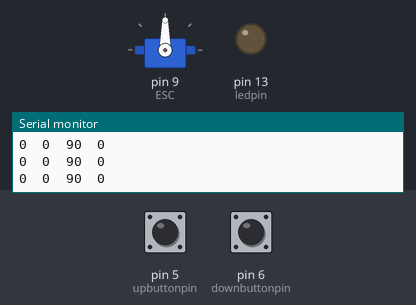
A sketch run on a simulated Arduino Uno, built with avr-gcc and run on an emulated ATmega328P. Shown: servo, output pins drawn as LEDs (lit = HIGH), the last lines printed to the serial monitor. The test bench sets the inputs (shaded band); at power-on: pin 5 (upbuttonpin) LOW, pin 6 (downbuttonpin) LOW.

Above: at 3.2 s.
3.3 s: pin 5 (upbuttonpin) pulled HIGH for 3.2 s
At 7.3 s:
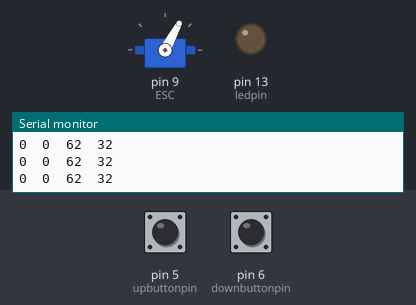
8.0 s: pin 5 (upbuttonpin) pulled HIGH for 1 s
At 8.28 s:
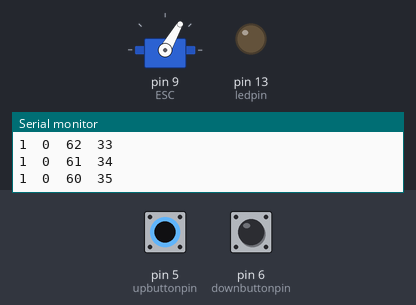
11.0 s: pin 5 (upbuttonpin) pulled HIGH for 3.2 s
At 14.7 s:
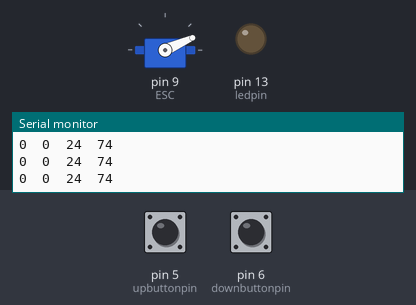
15.7 s: pin 6 (downbuttonpin) pulled HIGH for 3.2 s
At 18.18 s:
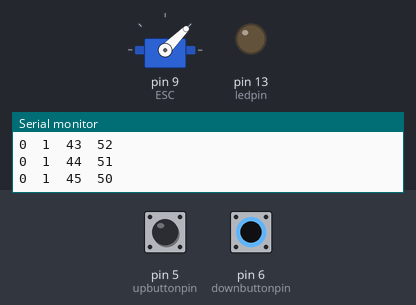
20.4 s: pin 6 (downbuttonpin) pulled HIGH for 1 s
At 22.7 s:
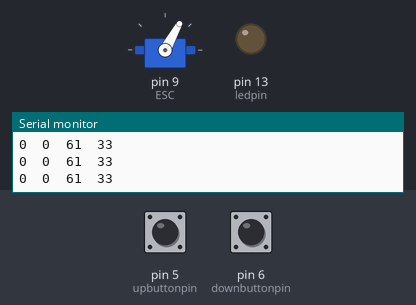
Timing chart, 0 to 24.2 s (numbered marks = the images above; inputs shaded):
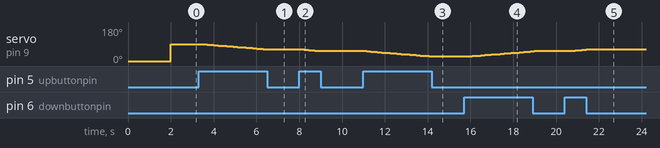

The sketch:

Motor_Control_SpeedControlOnly.ino
```cpp
#include <Wire.h>
#include <Servo.h>

Servo ESC;

const int escpin = 9;

const int upbuttonpin = 5;
const int downbuttonpin = 6;
const int ledpin = 13;

int power = 0;
int waterspeed = 0;

void servobyms(int ms){
  ESC.write(map(ms, 1, 2, 0, 180));
}

void initesc () {
  // (1) connect the esc ground -> by switching on, it turns on
  // give esc 1ms or 2ms which means maximum speed
  servobyms(1);
  delay(1000);
  //give esc neutral signal
  servobyms(1.5);
  delay(1000);
  //initial end
}


void setup() {
  ESC.attach(9);  // 서보를 9번 핀에 연결
  initesc();

  pinMode(upbuttonpin, INPUT);
  pinMode(downbuttonpin, INPUT);
  pinMode(ledpin, OUTPUT);


  Serial.begin(9600);
}

void loop() {
  bool up = digitalRead(upbuttonpin);
  bool down  = digitalRead(downbuttonpin);

  int angle = map(power, 0, 100, 90, 0);  // 0~1023 범위를 0~180 범위로 매핑

  digitalWrite(ledpin, LOW);
  if (up && power <= 100) power += 1;
  if (down && power >=0) power -=1;


  ESC.write(angle);  // 서보 각도 제어

  Serial.print(up);
  Serial.print("\t");
  Serial.print(down);
  Serial.print("\t");
  Serial.print(angle);
  Serial.print("\t");
  Serial.println(power);

  delay(100);  // 갱신 속도 제어를 위한 지연
}
```

Measured:
- after the input at 3.3 s, servo on pin 9 (ESC): moves from 90° to 62° over 3.0 s, starting after 0.21 s
- after the input at 8.0 s, servo on pin 9 (ESC): moves from 62° to 53° over 0.90 s, starting after 0.13 s
- after the input at 11.0 s, servo on pin 9 (ESC): moves from 53° to 24° over 3.1 s, starting after 0.15 s
- after the input at 15.7 s, servo on pin 9 (ESC): moves from 24° to 53° over 3.1 s, starting after 0.17 s
- after the input at 20.4 s, servo on pin 9 (ESC): moves from 53° to 61° over 0.80 s, starting after 0.20 s
